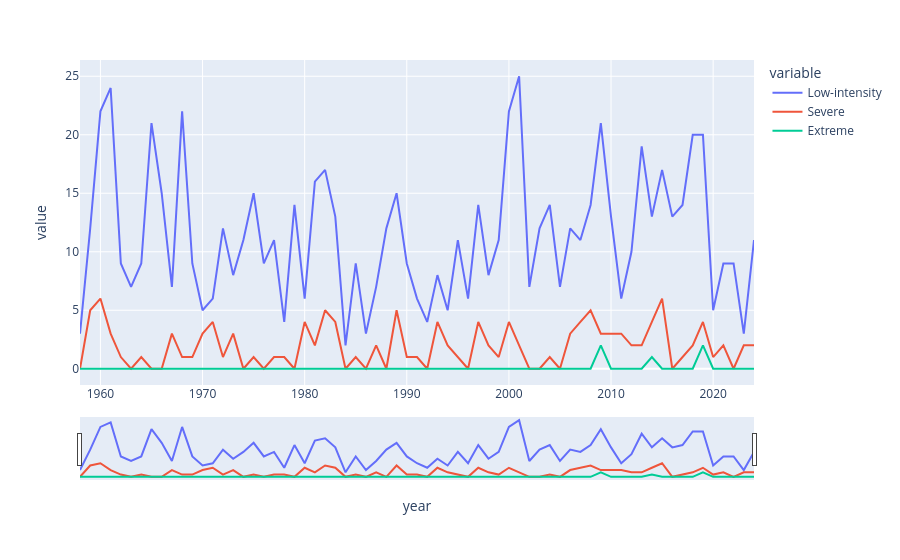

Notebook source saved alongside this figure:
### Markdown cell above
Some of the intervals those have greater than 0 SOI values match with peaks and high heatwave frequencies. Not clear evidence though.

**!!! Very Important DISCLAIMER About ENSO Index Part:** For this disclaimer, relevant project creator is called as *"I / me"*. During exploration and analysis process, I discovered the rough 7 years periodicity on `'Heatwave Frequencies by Years'` plot. Asked to *ChatGPT* that, is there a something known about this periodicity. It turned out it might be related about a climatic phenomenon **El Nino** and its **Southern Oscillation**. Term is not a thing I know other than that I've just heard about it once in the past in a *YouTube* video about oceanography and climatology. Neither, I am not an climate scientist or expert. Just, wanted to share a relevant information.

### Code cell
year_sev_table = pd.crosstab(heat_df['year'], heat_df['severity'])
plot_with_time_range(df=year_sev_table, col_names=['Low-intensity', 'Severe', 'Extreme'], x_axis='index')

### Figure 1 — Plotly figure (JSON) as saved in the notebook; plotly's stock layout.template omitted (floating-point values rounded to 4 significant figures)
{"data": [{"hovertemplate": "variable=Low-intensity<br>year=%{x}<br>value=%{y}<extra></extra>", "legendgroup": "Low-intensity", "line": {"color": "#636efa", "dash": "solid"}, "marker": {"symbol": "circle"}, "mode": "lines", "name": "Low-intensity", "orientation": "v", "showlegend": true, "type": "scatter", "x": [1958, 1959, 1960, 1961, 1962, 1963, 1964, 1965, 1966, 1967, 1968, 1969, 1970, 1971, 1972, 1973, 1974, 1975, 1976, 1977, 1978, 1979, 1980, 1981, 1982, 1983, 1984, 1985, 1986, 1987, 1988, 1989, 1990, 1991, 1992, 1993, 1994, 1995, 1996, 1997, 1998, 1999, 2000, 2001, 2002, 2003, 2004, 2005, 2006, 2007, 2008, 2009, 2010, 2011, 2012, 2013, 2014, 2015, 2016, 2017, 2018, 2019, 2020, 2021, 2022, 2023, 2024], "xaxis": "x", "y": [3, 12, 22, 24, 9, 7, 9, 21, 15, 7, 22, 9, 5, 6, 12, 8, 11, 15, 9, 11, 4, 14, 6, 16, 17, 13, 2, 9, 3, 7, 12, 15, 9, 6, 4, 8, 5, 11, 6, 14, 8, 11, 22, 25, 7, 12, 14, 7, 12, 11, 14, 21, 13, 6, 10, 19, 13, 17, 13, 14, 20, 20, 5, 9, 9, 3, 11], "yaxis": "y"}, {"hovertemplate": "variable=Severe<br>year=%{x}<br>value=%{y}<extra></extra>", "legendgroup": "Severe", "line": {"color": "#EF553B", "dash": "solid"}, "marker": {"symbol": "circle"}, "mode": "lines", "name": "Severe", "orientation": "v", "showlegend": true, "type": "scatter", "x": [1958, 1959, 1960, 1961, 1962, 1963, 1964, 1965, 1966, 1967, 1968, 1969, 1970, 1971, 1972, 1973, 1974, 1975, 1976, 1977, 1978, 1979, 1980, 1981, 1982, 1983, 1984, 1985, 1986, 1987, 1988, 1989, 1990, 1991, 1992, 1993, 1994, 1995, 1996, 1997, 1998, 1999, 2000, 2001, 2002, 2003, 2004, 2005, 2006, 2007, 2008, 2009, 2010, 2011, 2012, 2013, 2014, 2015, 2016, 2017, 2018, 2019, 2020, 2021, 2022, 2023, 2024], "xaxis": "x", "y": [0, 5, 6, 3, 1, 0, 1, 0, 0, 3, 1, 1, 3, 4, 1, 3, 0, 1, 0, 1, 1, 0, 4, 2, 5, 4, 0, 1, 0, 2, 0, 5, 1, 1, 0, 4, 2, 1, 0, 4, 2, 1, 4, 2, 0, 0, 1, 0, 3, 4, 5, 3, 3, 3, 2, 2, 4, 6, 0, 1, 2, 4, 1, 2, 0, 2, 2], "yaxis": "y"}, {"hovertemplate": "variable=Extreme<br>year=%{x}<br>value=%{y}<extra></extra>", "legendgroup": "Extreme", "line": {"color": "#00cc96", "dash": "solid"}, "marker": {"symbol": "circle"}, "mode": "lines", "name": "Extreme", "orientation": "v", "showlegend": true, "type": "scatter", "x": [1958, 1959, 1960, 1961, 1962, 1963, 1964, 1965, 1966, 1967, 1968, 1969, 1970, 1971, 1972, 1973, 1974, 1975, 1976, 1977, 1978, 1979, 1980, 1981, 1982, 1983, 1984, 1985, 1986, 1987, 1988, 1989, 1990, 1991, 1992, 1993, 1994, 1995, 1996, 1997, 1998, 1999, 2000, 2001, 2002, 2003, 2004, 2005, 2006, 2007, 2008, 2009, 2010, 2011, 2012, 2013, 2014, 2015, 2016, 2017, 2018, 2019, 2020, 2021, 2022, 2023, 2024], "xaxis": "x", "y": [0, 0, 0, 0, 0, 0, 0, 0, 0, 0, 0, 0, 0, 0, 0, 0, 0, 0, 0, 0, 0, 0, 0, 0, 0, 0, 0, 0, 0, 0, 0, 0, 0, 0, 0, 0, 0, 0, 0, 0, 0, 0, 0, 0, 0, 0, 0, 0, 0, 0, 0, 2, 0, 0, 0, 0, 1, 0, 0, 0, 0, 2, 0, 0, 0, 0, 0], "yaxis": "y"}], "layout": {"legend": {"title": {"text": "variable"}, "tracegroupgap": 0}, "margin": {"t": 60}, "xaxis": {"anchor": "y", "domain": [0, 1], "rangeselector": {"buttons": [{"count": 1, "label": "1d", "step": "day", "stepmode": "backward"}, {"count": 1, "label": "1m", "step": "month", "stepmode": "backward"}, {"count": 6, "label": "6m", "step": "month", "stepmode": "backward"}, {"count": 1, "label": "1y", "step": "year", "stepmode": "backward"}, {"step": "all"}]}, "rangeslider": {"visible": true}, "title": {"text": "year"}}, "yaxis": {"anchor": "x", "domain": [0, 1], "title": {"text": "value"}}}}
